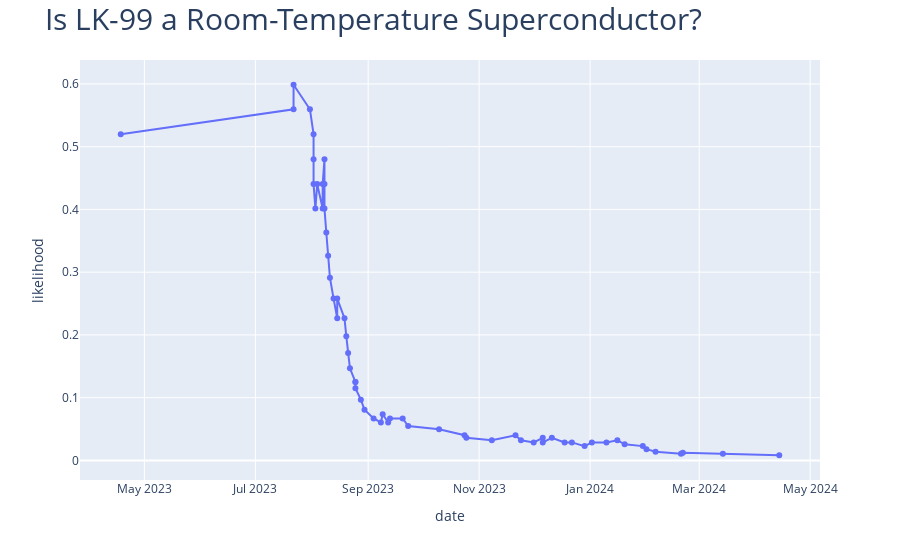

The notebook cell this image was saved under:
### Code cell
import numpy as np
import plotly.graph_objects as go
from scipy.stats import norm
means_list = [0]
means_list = [0]
variances_list = [100]
cdf_list = [0.5]

for i, row in df.iterrows():
    #Add means
    if row['lk99_veracity']=='yes':
        mean=1
    elif row['lk99_veracity']=='neutral':
        mean=0
    elif row['lk99_veracity']=='no':
        mean=-1
    #Add stdevs
    if type(row['journal_if']) is not float:
        variance=100
    else:
        if float(row['journal_if'])<1:#Not a trusted journal
            variance=80
        if float(row['journal_if'])<5:#Semi-trusted journal
            variance=20
        else:#Well-respected journal
            variance=10
    new_variance = 1./(1./variances_list[-1] + 1./variance)
    new_mean = new_variance * (means_list[-1]/variances_list[-1] + mean/variance)
    #print(row['lk99_veracity'],row['journal_if'],new_mean,new_variance)
    means_list.append(new_mean)
    variances_list.append(new_variance)
    cdf_list.append(1.0-norm.cdf(0,new_mean,new_variance))

df['means']=means_list[1:]
df['iter_variances']=variances_list[1:]
df['likelihood']=cdf_list[1:]

#all_dates = [df['date'][0]]+df['date'].tolist()
#plt.plot(all_dates,means_list)

#fig = go.Figure(data=[go.Scatter(x=all_dates,y=means_list,mode='lines+markers')])
#fig.show()
import plotly.express as px
fig = px.line(df,x='date',y='likelihood',hover_name='paper_title',hover_data=['doi','lk99_veracity','journal','journal_if','citations'],markers=True)
#fig.add_scatter(x=betting_df['date'],y=betting_df['probability'])
fig.update_layout(title={'text':'Is LK-99 a Room-Temperature Superconductor?','font':{'size':30}})
fig.show()

### Figure 1 — Plotly figure (JSON) as saved in the notebook; plotly's stock layout.template omitted (floating-point values rounded to 4 significant figures; data arrays with more than 128 entries replaced by an {"elided": "..."} marker saying what was removed)
{"data": [{"customdata": {"elided": "60x5 mixed values"}, "hovertemplate": "<b>%{hovertext}</b><br><br>date=%{x}<br>likelihood=%{y}<br>doi=%{customdata[0]}<br>lk99_veracity=%{customdata[1]}<br>journal=%{customdata[2]}<br>journal_if=%{customdata[3]}<br>citations=%{customdata[4]}<extra></extra>", "hovertext": ["Consideration for the development of room-temperature ambient-pressure superconductor (LK-99)", "The First Room-Temperature Ambient-Pressure Superconductor", "Superconductor Pb10−xCux(PO4)6O showing levitation at room temperature and atmospheric pressure and mechanism", "Origin of correlated isolated flat bands in copper-substituted lead phosphate apatite", "Electronic Structure and Vibrational Stability of Copper-substituted Lead Apatite (LK-99)", "Observation of zero resistance above 100∘ K in Pb10−xCux(PO4)6O", "Electronic Structure and Vibrational Stability of Copper-substituted Lead Apatite (LK-99)", "Successful growth and room temperature ambient-pressure magnetic levitation of LK-99", "S-wave pairing in a two-orbital t-J model on triangular lattice: possible application to Pb10−xCux(PO4)6O", "The 2023 Development of Room-Temperature Ambient-Pressure Superconductor: Vision and Future Trend of Power Systems", "Synthesis and characterisation of LK-99", "First order transition in Pb10−xCux(PO4)6O (0.9<x<1.1) containing Cu2S", "High-temperature superconductivity on Anderson lattice and moreover", "Effective model for Pb9Cu(PO4)6O", "Observation of abnormal resistance-temperature behavior along with diamagnetic transition in Pb10−xCux(PO4)6O-based composite", "Current percolation model for the special resistivity behavior observed in Cu-doped Apatite", "High Temperature Superconductivity with Strong Correlations and Disorder: Possible Relevance to Cu-doped Apatite", "Entertaining the Possibility of RT Superconductivity in LK-99", "Ferromagnetic half levitation of LK-99-like synthetic samples", "Different phase leads to different transport behavior in Pb9Cu(PO4)6O compounds", "Multiple Slater determinants and strong spin-fluctuations as key ingredients of the electronic structure of electron- and hole-doped Pb10−xCux(PO4)6O", "The characteristics of LK-99 by Cu2S removal using ammonia solution: A diamagnetic semiconductor", "Pb-apatite framework as a generator of novel flat-band CuO based physics", "Magical or magnetic? Less commonly taught facts about real-world permanent magnets and their diverse interactions with objects", "Effective tight-binding Hamiltonian for the low-energy electronic structure of the Cu-doped lead apatite and the parent compound", "Phases and magnetism at microscale in compounds containing nominal Pb10−xCux(PO4)6O", "Synthesis of possible room temperature superconductor LK-99: Pb9Cu(PO4)6O", "Models of Oxygen Occupancy in Lead Phosphate Apatite Pb10(PO4)6O", "Ferromagnetic and insulating behavior in both half magnetic levitation and non-levitation LK-99 like samples", "Flat-band and multi-dimensional fermions in Pb10(PO4)6O4", "Superionic Phase Transition of Copper(I) Sulfide and Its Implication for Purported Superconductivity of LK-99", "Investigation into the nature behind the interesting half levitation behavior of claimed superconductor LK-99", "Deciphering the Enigma of Cu-Doped Lead Apatite (LK-99): Structural Insights, Electronic Properties, and Implications for Ambient-Pressure Superconductivity", "The Crystal Structure of Pb10(PO4)6O Revisited: The Evidence of Superstructure", "Impersonating a Superconductor: High-Pressure BaCoO3, an Insulating Ferromagnet", "Decreasing of Gravitational Mass of the First Room-Temperature\nAmbient-Pressure Superconductor LK-99, when it is subjected to an\nAlternating Magnetic Field of Extremely Low Frequency.", "The interplay between exciton- and phonon-induced superconductivity might explain the phenomena observed in LK-99", "Single crystal synthesis, structure, and magnetism of Pb10−xCux(PO4)6O ", "Absence of Superconductivity in LK-99 at Ambient Conditions", "Metallization and spin fluctuations in Cu-doped lead apatite", "No superconductivity in Pb\n9\nCu\n1\n(PO\n4\n)\n6\nO found in orbital and spin fluctuation exchange calculations", "First-order transition in LK-99 containing Cu2S", "Ab initio investigations on the electronic properties and stability of Cu-substituted lead apatite (LK-99) family with different doping concentrations (x = 0, 1, 2)", "Solving the LK-99 puzzle", "Synthesis, transport and magnetic properties\nof Cu-doped apatite Pb10_x0001_xCux(PO4)6O", "Ferromagnetism and insulating behavior with a logarithmic temperature dependence of resistivity in Pb10−xCux(PO4)6O", "Phase Stability of Lead Phosphate Apatite Pb10–xCux(PO4)6O, Pb10–xCux(PO4)6(OH)2 (x = 0, 1), and Pb8Cu2(PO4)6", "Structural and Electronic Intricacies of Cu-Doped Lead Apatite (LK-99): Implications for Potential Ambient-Pressure Superconductivity", "A resistivity anomaly at 380 K in reproduced LK-99", "Magnetic-Field Response and Giant Electric-Field Modulation of Cu2S", "Defect Chemistry and Doping of Lead Phosphate Oxo Apatite Pb10(PO4)6O", "Electromagnetic properties of copper doped lead apatite Pb10−xCux(PO4)6O", "On the dynamical stability of copper-doped lead apatite", "Some Remarks on Possible Superconductivity of Composition Pb9CuP6O25", "The characteristics of Cu-doped lead apatite (LK-99) synthesized with the removal of Cu2S using ammonia solution: A diamagnetic semiconductor ", "Emergence of Weyl Points due to Spin Orbit Coupling in LK-99", "The 1/4 occupied O atoms induced ultra-flatband and the one-dimensional channels in the Pb10−xCux(PO4)6O4 (x = 0, 0.5) crystal", "Replication and study of anomalies in LK-99—the alleged ambient-pressure, room-temperature superconductor", "Exploration of superconductivity in LK-99 synthesized under different cooling conditions", "Observation of diamagnetic strange-metal phase in sulfur-copper codoped lead apatite"], "legendgroup": "", "line": {"color": "#636efa", "dash": "solid"}, "marker": {"symbol": "circle"}, "mode": "lines+markers", "name": "", "orientation": "v", "showlegend": false, "type": "scatter", "x": ["2023-04-18T00:00:00", "2023-07-22T00:00:00", "2023-07-22T00:00:00", "2023-07-31T00:00:00", "2023-08-02T00:00:00", "2023-08-02T00:00:00", "2023-08-02T00:00:00", "2023-08-03T00:00:00", "2023-08-04T00:00:00", "2023-08-07T00:00:00", "2023-08-07T00:00:00", "2023-08-08T00:00:00", "2023-08-08T00:00:00", "2023-08-08T00:00:00", "2023-08-09T00:00:00", "2023-08-10T00:00:00", "2023-08-11T00:00:00", "2023-08-13T00:00:00", "2023-08-15T00:00:00", "2023-08-15T00:00:00", "2023-08-19T00:00:00", "2023-08-20T00:00:00", "2023-08-21T00:00:00", "2023-08-22T00:00:00", "2023-08-25T00:00:00", "2023-08-25T00:00:00", "2023-08-25T00:00:00", "2023-08-28T00:00:00", "2023-08-30T00:00:00", "2023-09-04T00:00:00", "2023-09-08T00:00:00", "2023-09-09T00:00:00", "2023-09-12T00:00:00", "2023-09-13T00:00:00", "2023-09-20T00:00:00", "2023-09-23T00:00:00", "2023-10-10T00:00:00", "2023-10-24T00:00:00", "2023-10-25T00:00:00", "2023-11-08T00:00:00", "2023-11-21T00:00:00", "2023-11-24T00:00:00", "2023-12-01T00:00:00", "2023-12-06T00:00:00", "2023-12-06T00:00:00", "2023-12-11T00:00:00", "2023-12-18T00:00:00", "2023-12-22T00:00:00", "2023-12-29T00:00:00", "2024-01-02T00:00:00", "2024-01-10T00:00:00", "2024-01-16T00:00:00", "2024-01-20T00:00:00", "2024-01-30T00:00:00", "2024-02-01T00:00:00", "2024-02-06T00:00:00", "2024-02-20T00:00:00", "2024-02-21T00:00:00", "2024-03-14T00:00:00", "2024-04-14T00:00:00"], "xaxis": "x", "y": [0.5199, 0.5596, 0.5987, 0.5596, 0.5199, 0.4801, 0.4404, 0.4013, 0.4404, 0.4013, 0.4404, 0.4801, 0.4404, 0.4013, 0.3632, 0.3264, 0.2912, 0.2578, 0.2266, 0.2578, 0.2266, 0.1977, 0.1711, 0.1469, 0.1251, 0.1251, 0.1151, 0.0968, 0.08076, 0.06681, 0.06057, 0.07353, 0.06057, 0.06681, 0.06681, 0.0548, 0.04947, 0.04006, 0.03593, 0.03216, 0.04006, 0.03216, 0.02872, 0.03593, 0.02872, 0.03593, 0.02872, 0.02872, 0.02275, 0.02872, 0.02872, 0.03216, 0.02559, 0.02275, 0.01786, 0.0139, 0.01072, 0.01222, 0.01072, 0.008198], "yaxis": "y"}], "layout": {"legend": {"tracegroupgap": 0}, "margin": {"t": 60}, "title": {"font": {"size": 30}, "text": "Is LK-99 a Room-Temperature Superconductor?"}, "xaxis": {"anchor": "y", "domain": [0, 1], "title": {"text": "date"}}, "yaxis": {"anchor": "x", "domain": [0, 1], "title": {"text": "likelihood"}}}}
